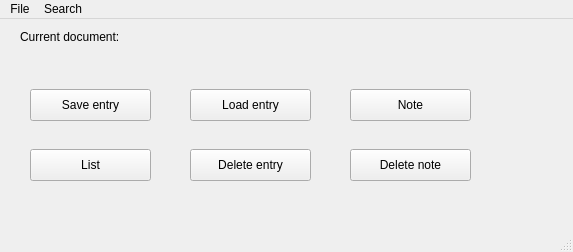
<?xml version="1.0" encoding="UTF-8"?>
<ui version="4.0">
 <class>MainWindow</class>
 <widget class="QMainWindow" name="MainWindow">
  <property name="geometry">
   <rect>
    <x>0</x>
    <y>0</y>
    <width>573</width>
    <height>252</height>
   </rect>
  </property>
  <property name="windowTitle">
   <string>Multiclip</string>
  </property>
  <widget class="QWidget" name="centralwidget">
   <widget class="QPushButton" name="list_button">
    <property name="geometry">
     <rect>
      <x>30</x>
      <y>130</y>
      <width>121</width>
      <height>32</height>
     </rect>
    </property>
    <property name="text">
     <string>List</string>
    </property>
   </widget>
   <widget class="QPushButton" name="delete_button">
    <property name="geometry">
     <rect>
      <x>190</x>
      <y>130</y>
      <width>121</width>
      <height>32</height>
     </rect>
    </property>
    <property name="text">
     <string>Delete entry</string>
    </property>
   </widget>
   <widget class="QPushButton" name="delete_note_button">
    <property name="geometry">
     <rect>
      <x>350</x>
      <y>130</y>
      <width>121</width>
      <height>32</height>
     </rect>
    </property>
    <property name="text">
     <string>Delete note</string>
    </property>
   </widget>
   <widget class="QPushButton" name="save_button">
    <property name="geometry">
     <rect>
      <x>30</x>
      <y>70</y>
      <width>121</width>
      <height>32</height>
     </rect>
    </property>
    <property name="text">
     <string>Save entry</string>
    </property>
   </widget>
   <widget class="QLabel" name="label">
    <property name="geometry">
     <rect>
      <x>20</x>
      <y>10</y>
      <width>511</width>
      <height>16</height>
     </rect>
    </property>
    <property name="text">
     <string>Current document: </string>
    </property>
   </widget>
   <widget class="QPushButton" name="load_button">
    <property name="geometry">
     <rect>
      <x>190</x>
      <y>70</y>
      <width>121</width>
      <height>32</height>
     </rect>
    </property>
    <property name="text">
     <string>Load entry</string>
    </property>
   </widget>
   <widget class="QPushButton" name="note_button">
    <property name="geometry">
     <rect>
      <x>350</x>
      <y>70</y>
      <width>121</width>
      <height>32</height>
     </rect>
    </property>
    <property name="text">
     <string>Note</string>
    </property>
   </widget>
  </widget>
  <widget class="QMenuBar" name="menubar">
   <property name="geometry">
    <rect>
     <x>0</x>
     <y>0</y>
     <width>573</width>
     <height>22</height>
    </rect>
   </property>
   <widget class="QMenu" name="menuFile">
    <property name="title">
     <string>File</string>
    </property>
    <addaction name="actionNew_file"/>
    <addaction name="actionLoad"/>
   </widget>
   <widget class="QMenu" name="menuSearch">
    <property name="title">
     <string>Search</string>
    </property>
    <addaction name="actionBy_key"/>
    <addaction name="actionBy_Note"/>
    <addaction name="actionBy_content"/>
   </widget>
   <addaction name="menuFile"/>
   <addaction name="menuSearch"/>
  </widget>
  <widget class="QStatusBar" name="statusbar"/>
  <action name="actionNew_file">
   <property name="text">
    <string>New</string>
   </property>
  </action>
  <action name="actionLoad">
   <property name="text">
    <string>Load</string>
   </property>
  </action>
  <action name="actionBy_key">
   <property name="text">
    <string>By key</string>
   </property>
  </action>
  <action name="actionBy_Note">
   <property name="text">
    <string>By Note</string>
   </property>
  </action>
  <action name="actionBy_content">
   <property name="text">
    <string>By content</string>
   </property>
  </action>
 </widget>
 <resources/>
 <connections/>
</ui>
